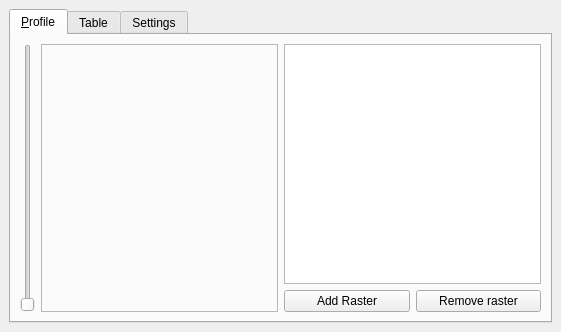
<?xml version="1.0" encoding="UTF-8"?>
<ui version="4.0">
 <class>QgepDockWidget</class>
 <widget class="QDockWidget" name="QgepDockWidget">
  <property name="geometry">
   <rect>
    <x>0</x>
    <y>0</y>
    <width>561</width>
    <height>332</height>
   </rect>
  </property>
  <property name="windowTitle">
   <string>QGEP</string>
  </property>
  <widget class="QWidget" name="dockWidgetContents">
   <property name="sizePolicy">
    <sizepolicy hsizetype="Expanding" vsizetype="Expanding">
     <horstretch>0</horstretch>
     <verstretch>0</verstretch>
    </sizepolicy>
   </property>
   <layout class="QVBoxLayout" name="verticalLayout_3">
    <item>
     <widget class="QTabWidget" name="tabWidget">
      <property name="autoFillBackground">
       <bool>true</bool>
      </property>
      <property name="tabPosition">
       <enum>QTabWidget::North</enum>
      </property>
      <property name="tabShape">
       <enum>QTabWidget::Rounded</enum>
      </property>
      <property name="currentIndex">
       <number>0</number>
      </property>
      <property name="elideMode">
       <enum>Qt::ElideNone</enum>
      </property>
      <property name="usesScrollButtons">
       <bool>true</bool>
      </property>
      <widget class="QWidget" name="tab_1">
       <property name="sizePolicy">
        <sizepolicy hsizetype="Expanding" vsizetype="Expanding">
         <horstretch>0</horstretch>
         <verstretch>0</verstretch>
        </sizepolicy>
       </property>
       <attribute name="title">
        <string>&amp;Profile</string>
       </attribute>
       <layout class="QGridLayout">
        <item row="1" column="0">
         <layout class="QHBoxLayout" name="_2">
          <item>
           <layout class="QGridLayout" name="gridLayout">
            <item row="0" column="0">
             <widget class="QSlider" name="scaleSlider">
              <property name="sizePolicy">
               <sizepolicy hsizetype="Maximum" vsizetype="Expanding">
                <horstretch>0</horstretch>
                <verstretch>0</verstretch>
               </sizepolicy>
              </property>
              <property name="orientation">
               <enum>Qt::Vertical</enum>
              </property>
             </widget>
            </item>
            <item row="0" column="1">
             <widget class="QFrame" name="frame_for_plot">
              <property name="frameShape">
               <enum>QFrame::StyledPanel</enum>
              </property>
              <property name="frameShadow">
               <enum>QFrame::Raised</enum>
              </property>
             </widget>
            </item>
           </layout>
          </item>
          <item>
           <layout class="QVBoxLayout" name="verticalLayout">
            <item>
             <widget class="QTableView" name="tableView">
              <property name="sizePolicy">
               <sizepolicy hsizetype="Preferred" vsizetype="Expanding">
                <horstretch>0</horstretch>
                <verstretch>0</verstretch>
               </sizepolicy>
              </property>
              <property name="minimumSize">
               <size>
                <width>10</width>
                <height>10</height>
               </size>
              </property>
             </widget>
            </item>
            <item>
             <layout class="QHBoxLayout" name="horizontalLayout">
              <item>
               <widget class="QPushButton" name="pushButton_2">
                <property name="minimumSize">
                 <size>
                  <width>10</width>
                  <height>20</height>
                 </size>
                </property>
                <property name="text">
                 <string>Add Raster</string>
                </property>
                <property name="autoRepeat">
                 <bool>false</bool>
                </property>
                <property name="autoDefault">
                 <bool>false</bool>
                </property>
                <property name="default">
                 <bool>false</bool>
                </property>
                <property name="flat">
                 <bool>false</bool>
                </property>
               </widget>
              </item>
              <item>
               <widget class="QPushButton" name="pushButton">
                <property name="minimumSize">
                 <size>
                  <width>10</width>
                  <height>20</height>
                 </size>
                </property>
                <property name="text">
                 <string>Remove raster</string>
                </property>
               </widget>
              </item>
             </layout>
            </item>
           </layout>
          </item>
         </layout>
        </item>
       </layout>
      </widget>
      <widget class="QWidget" name="tab_2">
       <attribute name="title">
        <string>Table</string>
       </attribute>
       <layout class="QVBoxLayout" name="verticalLayout_2">
        <item>
         <widget class="QScrollArea" name="scrollArea">
          <property name="widgetResizable">
           <bool>true</bool>
          </property>
          <widget class="QWidget" name="scrollAreaWidgetContents">
           <property name="geometry">
            <rect>
             <x>0</x>
             <y>0</y>
             <width>517</width>
             <height>249</height>
            </rect>
           </property>
          </widget>
         </widget>
        </item>
       </layout>
      </widget>
      <widget class="QWidget" name="tab_3">
       <attribute name="title">
        <string>Settings</string>
       </attribute>
       <layout class="QVBoxLayout" name="verticalLayout_4">
        <item>
         <widget class="QFrame" name="frame">
          <property name="baseSize">
           <size>
            <width>50</width>
            <height>50</height>
           </size>
          </property>
          <property name="frameShape">
           <enum>QFrame::StyledPanel</enum>
          </property>
          <property name="frameShadow">
           <enum>QFrame::Raised</enum>
          </property>
          <property name="lineWidth">
           <number>0</number>
          </property>
          <property name="midLineWidth">
           <number>0</number>
          </property>
          <layout class="QGridLayout" name="gridLayout_2">
           <property name="sizeConstraint">
            <enum>QLayout::SetMinimumSize</enum>
           </property>
           <item row="0" column="0">
            <widget class="QGroupBox" name="groupBox_4">
             <property name="title">
              <string>Selection type</string>
             </property>
             <layout class="QVBoxLayout" name="verticalLayout_5">
              <item>
               <widget class="QComboBox" name="comboBox">
                <property name="sizePolicy">
                 <sizepolicy hsizetype="Preferred" vsizetype="Fixed">
                  <horstretch>0</horstretch>
                  <verstretch>0</verstretch>
                 </sizepolicy>
                </property>
               </widget>
              </item>
             </layout>
            </widget>
           </item>
           <item row="2" column="0">
            <widget class="QGroupBox" name="groupBox_2">
             <property name="title">
              <string>Full Resolution</string>
             </property>
             <layout class="QVBoxLayout" name="verticalLayout_7">
              <item>
               <widget class="QCheckBox" name="checkBox">
                <property name="sizePolicy">
                 <sizepolicy hsizetype="Preferred" vsizetype="Fixed">
                  <horstretch>0</horstretch>
                  <verstretch>0</verstretch>
                 </sizepolicy>
                </property>
                <property name="text">
                 <string>Full resolution enabled</string>
                </property>
               </widget>
              </item>
             </layout>
            </widget>
           </item>
           <item row="0" column="1">
            <widget class="QGroupBox" name="groupBox_3">
             <property name="title">
              <string>Plot library</string>
             </property>
             <layout class="QVBoxLayout" name="verticalLayout_8">
              <item>
               <widget class="QComboBox" name="comboBox_2"/>
              </item>
             </layout>
            </widget>
           </item>
          </layout>
         </widget>
        </item>
       </layout>
      </widget>
     </widget>
    </item>
   </layout>
  </widget>
 </widget>
 <resources/>
 <connections/>
</ui>
